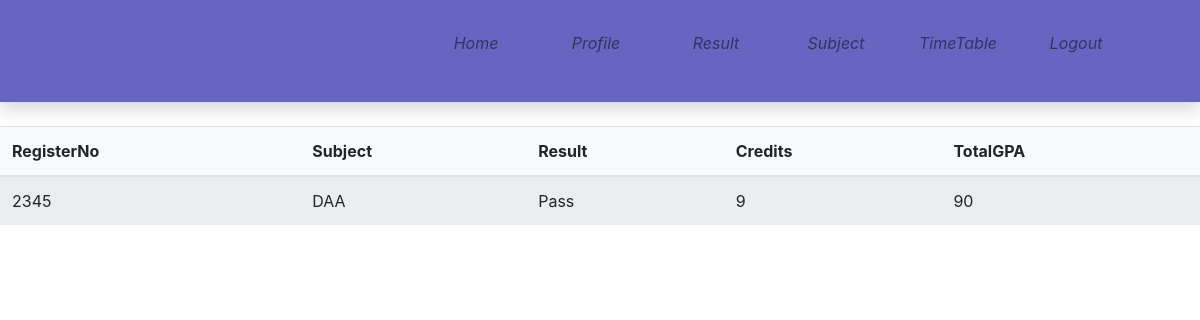
The page /view/studentresult.php (signed in) on the database its author committed.
### tables this page shows
CREATE TABLE `result` (
  `Resid` int(11) NOT NULL,
  `RegisterNo` varchar(20) NOT NULL,
  `Sid` int(11) NOT NULL,
  `Course` varchar(20) NOT NULL,
  `Name` varchar(20) NOT NULL,
  `Subject` varchar(20) NOT NULL,
  `Result` varchar(20) NOT NULL,
  `Credits` varchar(20) NOT NULL,
  `TotalGPA` varchar(20) NOT NULL
);

### model/MyModel.php (called while the page is built, shortened)
<?php
	class MyModel
	{
		function studentresult($id)
		{
			include '../config/connection.php';
			$sql="SELECT * FROM result where Sid='".$id."'";
			$result=mysqli_query($conn,$sql);
			return $result;
		}
	}
?>

### controller/MyController.php (called while the page is built, shortened)
<?php
	class MyController
	{
		function Studentresult($id)
		{
			include '../model/MyModel.php';
			$mod=new MyModel();
			$result=$mod->studentresult($id);
			return $result;
		}
	}
?>

### view/studentresult.php (the view, shortened to what this page needs)
<!doctype html>
 <html>
  <head>
	  <link rel ="stylesheet" href="css/bootstrap.min.css">
	  <link rel ="stylesheet" href="css/style.css">
  </head>
  <body>
  <div>
		<div class="container-fliud">
        <nav class="navbar navbar-expand navbar-light topbar mb-4 static-top shadow bg-gradient-primary">
          <ul class="navbar-nav ml-auto pr-5 p-hide">
            <li class="nav-item ">
              <a class="nav-link " href="studenthome.php">
                <i class="fas fa-home"><p> Home</p></i>
              </a>
            </li>
			<li class="nav-item ">
              <a class="nav-link " href="studentprofile.php">
                <i class="fas fa-home"><p>Profile</p></i>
              </a>
            </li>
			<li class="nav-item ">
              <a class="nav-link " href="studentresult.php">
                <i class="fas fa-home"><p>Result</p></i>
              </a>
            </li>
			<li class="nav-item ">
              <a class="nav-link " href="studentsubject.php">
                <i class="fas fa-home"><p>Subject</p></i>
              </a>
            </li>
			<li class="nav-item ">
              <a class="nav-link " href="viewtimetable.php">
                <i class="fas fa-home"><p>TimeTable</p></i>
              </a>
            </li>
			<li class="nav-item ">
              <a class="nav-link " href="login.php">
                <i class="fas fa-home"><p> Logout</p></i>
              </a>
            </li>
          </ul>
        </nav>
		</div>
		<table class="table table-striped card-text bg-light">
		<thead>
			<tr>
				<th>RegisterNo</th>
				<th>Subject</th>
				<th>Result</th>
				<th>Credits</th>
				<th>TotalGPA</th>
			</tr>
		</thead>
			<tbody>
					<?php
						include '../controller/MyController.php';
						$obj=new MyController();
						$result=$obj->Studentresult($_SESSION['id']);
						while($row=mysqli_fetch_assoc($result))
						{
						?>
						<tr>
						<form>
							<td scope="row"><?php echo $row['RegisterNo'];?></td>
							<td scope="row"><?php echo $row['Subject'];?></td>
							<td scope="row"><?php echo $row['Result'];?></td>
							<td scope="row"><?php echo $row['Credits'];?></td>
							<td scope="row"><?php echo $row['TotalGPA'];?></td>
						</form>
						</tr>
						<?php
							}
						?>
				</tbody>
		</table>
		</div>
  </body>
</html>

### view/css/style.css (style rules this page uses)
* { margin:0px; padding:0px; }
.navbar { text-align:center; background-color:rgba(0, 0, 153,0.6); }
.navbar ul { float:right; display:inline-flex; list-style-type:none; }
.navbar ul li { width:120px; padding:15px; }
.navbar ul li a { text-decoration:none; color:white; }

### rows shown on the page
result: RegisterNo "2345", Subject "DAA", Result "Pass", Credits "9", TotalGPA "90"
